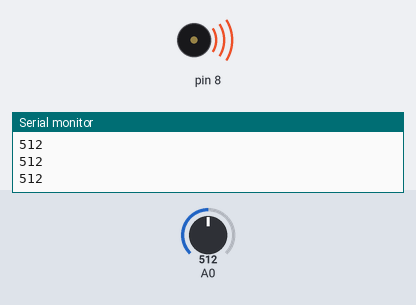
The sketch below on a simulated Arduino Uno, built with avr-gcc and run on an emulated ATmega328P. Shown: buzzer (waves = sounding), the last lines printed to the serial monitor. The test bench sets the inputs (shaded band); at power-on: A0 = 512.

Above: at 1.2 s.
1.3 s: A0 set to 544
At 2.5 s:
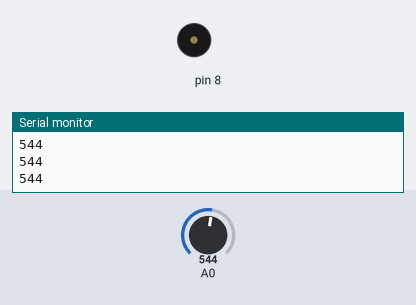
2.8 s: A0 set to 520
At 3.7 s:
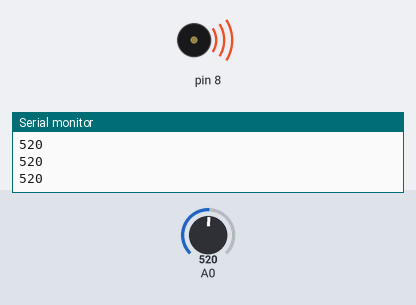
4.3 s: A0 set to 540
At 4.8 s:
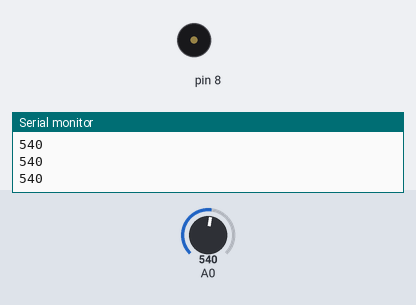
Timing chart, 0 to 7.3 s (numbered marks = the images above; inputs shaded):
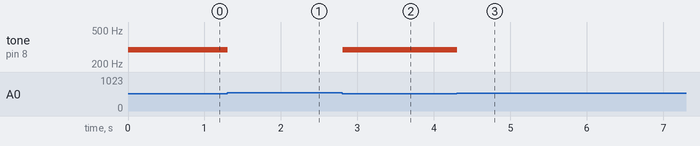

Measured:
- the behaviour switches between 529 and 530 on A0 (found by bisection; images 0 and 1)
- after the input at 1.3 s, tone on pin 8: 294 Hz → silent at once
- after the input at 2.8 s, tone on pin 8: silent → 294 Hz at once
- after the input at 4.3 s, tone on pin 8: 294 Hz → silent at once

The sketch:

project7.ino
```cpp
#define NOTE_C4  262
#define NOTE_D4  294
#define NOTE_E4  330
#define NOTE_F4  349
#define NOTE_G4  392
#define NOTE_A4  440

int buttons[6];
int notes[] = {NOTE_A4, NOTE_G4, NOTE_F4, NOTE_E4, NOTE_D4, NOTE_C4};

void setup() {
  buttons[0] = 2;
  Serial.begin(9600);
}

void loop() {
  int keyVal = analogRead(A0);
  Serial.println(keyVal);
  if(keyVal >= 990 && keyVal < 1010)
  {
    tone(8, notes[0]);
  }
  else if(keyVal >= 950 && keyVal < 990)
  {
    tone(8, notes[1]);
  }
  else if(keyVal >= 670 && keyVal < 710)
  {
    tone(8, notes[2]);
  }
  else if(keyVal >= 900 && keyVal < 950)
  {
    tone(8, notes[3]);
  }
  else if(keyVal >= 500 && keyVal < 530)
  {
    tone(8, notes[4]);
  }
  else if(keyVal >= 5 && keyVal < 15)
  {
    tone(8, notes[5]);
  }
  else
  {
    noTone(8);
  }
}
```
